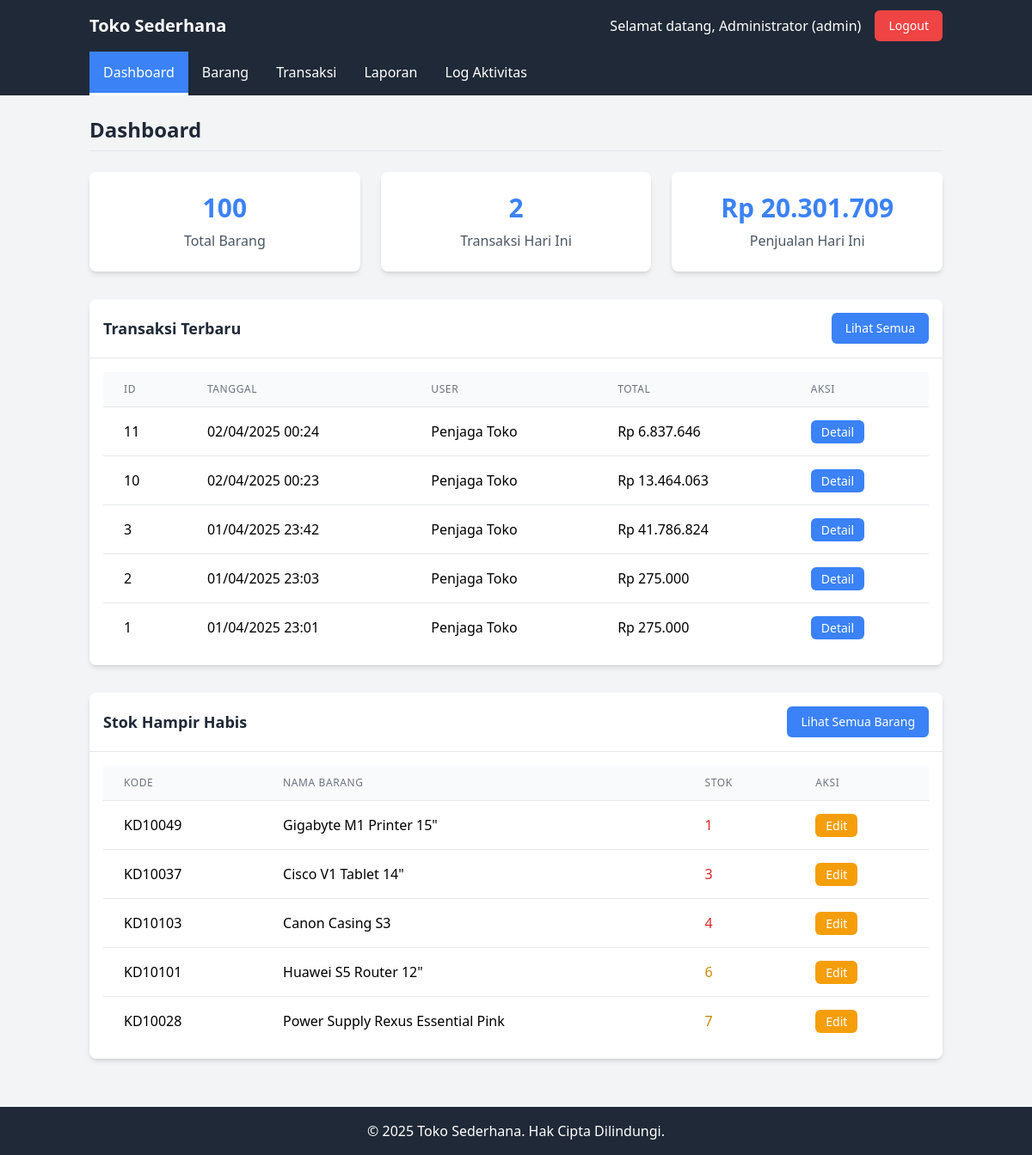
/index.php (signed in), run on the app's committed database.
### tables this page shows
CREATE TABLE `transaksi` (
  `id` int NOT NULL,
  `tanggal` datetime NOT NULL,
  `user_id` int NOT NULL,
  `total` decimal(10,2) NOT NULL,
  `created_at` timestamp NULL DEFAULT CURRENT_TIMESTAMP
);

CREATE TABLE `users` (
  `id` int NOT NULL,
  `username` varchar(50) NOT NULL,
  `password` varchar(255) NOT NULL,
  `nama` varchar(100) NOT NULL,
  `role` enum('admin','penjaga') NOT NULL,
  `created_at` timestamp NULL DEFAULT CURRENT_TIMESTAMP,
  `remember_token` varchar(64) DEFAULT NULL
);

CREATE TABLE `barang` (
  `id` int NOT NULL,
  `kode` varchar(20) NOT NULL,
  `nama` varchar(100) NOT NULL,
  `stok` int NOT NULL DEFAULT '0',
  `harga` decimal(10,2) NOT NULL,
  `created_at` timestamp NULL DEFAULT CURRENT_TIMESTAMP,
  `updated_at` timestamp NULL DEFAULT CURRENT_TIMESTAMP ON UPDATE CURRENT_TIMESTAMP
);

### index.php (the view, shortened to what this page needs)
<?php
require_once 'db.php';
include 'header.php';
$query_barang = "SELECT COUNT(*) as total FROM barang";
$result_barang = mysqli_query($conn, $query_barang);
$total_barang = mysqli_fetch_assoc($result_barang)['total'];
$today = date('Y-m-d');
$query_transaksi = "SELECT COUNT(*) as total FROM transaksi WHERE DATE(tanggal) = '$today'";
$result_transaksi = mysqli_query($conn, $query_transaksi);
$transaksi_hari_ini = mysqli_fetch_assoc($result_transaksi)['total'];
$query_total = "SELECT SUM(total) as total_penjualan FROM transaksi WHERE DATE(tanggal) = '$today'";
$result_total = mysqli_query($conn, $query_total);
$total_penjualan = mysqli_fetch_assoc($result_total)['total_penjualan'];
$query_terbaru = "SELECT t.id, t.tanggal, t.total, u.nama as user
                 FROM transaksi t
                 JOIN users u ON t.user_id = u.id
                 ORDER BY t.tanggal DESC
                 LIMIT 5";
$result_terbaru = mysqli_query($conn, $query_terbaru);
$query_stok = "SELECT kode, nama, stok FROM barang WHERE stok < 10 ORDER BY stok ASC LIMIT 5";
$result_stok = mysqli_query($conn, $query_stok);
?>
<h1 class="text-2xl font-bold text-gray-800 mb-6 pb-2 border-b border-gray-200">Dashboard</h1>
<div class="grid grid-cols-1 md:grid-cols-3 gap-6 mb-8">
    <div class="bg-white rounded-lg shadow-md p-6 flex flex-col items-center justify-center hover:shadow-lg transition duration-300">
        <div class="text-3xl font-bold text-primary mb-2"><?php echo $total_barang; ?></div>
        <div class="text-gray-600">Total Barang</div>
    </div>
    <div class="bg-white rounded-lg shadow-md p-6 flex flex-col items-center justify-center hover:shadow-lg transition duration-300">
        <div class="text-3xl font-bold text-primary mb-2"><?php echo $transaksi_hari_ini; ?></div>
        <div class="text-gray-600">Transaksi Hari Ini</div>
    </div>
    <div class="bg-white rounded-lg shadow-md p-6 flex flex-col items-center justify-center hover:shadow-lg transition duration-300">
        <div class="text-3xl font-bold text-primary mb-2">Rp <?php echo number_format($total_penjualan, 0, ',', '.'); ?></div>
        <div class="text-gray-600">Penjualan Hari Ini</div>
    </div>
</div>
<div class="bg-white rounded-lg shadow-md overflow-hidden mb-8">
    <div class="flex justify-between items-center p-4 border-b border-gray-200">
        <h2 class="text-lg font-semibold text-gray-800">Transaksi Terbaru</h2>
        <a href="transaksi/list.php" class="bg-primary hover:bg-blue-600 text-white px-4 py-2 rounded-md text-sm transition duration-300">Lihat Semua</a>
    </div>
    <div class="p-4 overflow-x-auto">
        <table class="min-w-full divide-y divide-gray-200">
            <thead class="bg-gray-50">
                <tr>
                    <th class="px-6 py-3 text-left text-xs font-medium text-gray-500 uppercase tracking-wider">ID</th>
                    <th class="px-6 py-3 text-left text-xs font-medium text-gray-500 uppercase tracking-wider">Tanggal</th>
                    <th class="px-6 py-3 text-left text-xs font-medium text-gray-500 uppercase tracking-wider">User</th>
                    <th class="px-6 py-3 text-left text-xs font-medium text-gray-500 uppercase tracking-wider">Total</th>
                    <th class="px-6 py-3 text-left text-xs font-medium text-gray-500 uppercase tracking-wider">Aksi</th>
                </tr>
            </thead>
            <tbody class="bg-white divide-y divide-gray-200">
                <?php if (mysqli_num_rows($result_terbaru) > 0): ?>
                    <?php while ($row = mysqli_fetch_assoc($result_terbaru)): ?>
                        <tr class="hover:bg-gray-50">
                            <td class="px-6 py-4 whitespace-nowrap"><?php echo $row['id']; ?></td>
                            <td class="px-6 py-4 whitespace-nowrap"><?php echo date('d/m/Y H:i', strtotime($row['tanggal'])); ?></td>
                            <td class="px-6 py-4 whitespace-nowrap"><?php echo $row['user']; ?></td>
                            <td class="px-6 py-4 whitespace-nowrap">Rp <?php echo number_format($row['total'], 0, ',', '.'); ?></td>
                            <td class="px-6 py-4 whitespace-nowrap">
                                <a href="transaksi/detail.php?id=<?php echo $row['id']; ?>" class="bg-info hover:bg-blue-600 text-white px-3 py-1 rounded-md text-sm transition duration-300">Detail</a>
                            </td>
                        </tr>
                    <?php endwhile; ?>
                <?php else: ?>
                    <tr>
                        <td colspan="5" class="px-6 py-4 text-center text-gray-500">Belum ada transaksi</td>
                    </tr>
                <?php endif; ?>
            </tbody>
        </table>
    </div>
</div>
<div class="bg-white rounded-lg shadow-md overflow-hidden mb-8">
    <div class="flex justify-between items-center p-4 border-b border-gray-200">
        <h2 class="text-lg font-semibold text-gray-800">Stok Hampir Habis</h2>
        <a href="barang/list.php" class="bg-primary hover:bg-blue-600 text-white px-4 py-2 rounded-md text-sm transition duration-300">Lihat Semua Barang</a>
    </div>
    <div class="p-4 overflow-x-auto">
        <table class="min-w-full divide-y divide-gray-200">
            <thead class="bg-gray-50">
                <tr>
                    <th class="px-6 py-3 text-left text-xs font-medium text-gray-500 uppercase tracking-wider">Kode</th>
                    <th class="px-6 py-3 text-left text-xs font-medium text-gray-500 uppercase tracking-wider">Nama Barang</th>
                    <th class="px-6 py-3 text-left text-xs font-medium text-gray-500 uppercase tracking-wider">Stok</th>
                    <th class="px-6 py-3 text-left text-xs font-medium text-gray-500 uppercase tracking-wider">Aksi</th>
                </tr>
            </thead>
            <tbody class="bg-white divide-y divide-gray-200">
                <?php if (mysqli_num_rows($result_stok) > 0): ?>
                    <?php while ($row = mysqli_fetch_assoc($result_stok)): ?>
                        <tr class="hover:bg-gray-50">
                            <td class="px-6 py-4 whitespace-nowrap"><?php echo $row['kode']; ?></td>
                            <td class="px-6 py-4 whitespace-nowrap"><?php echo $row['nama']; ?></td>
                            <td class="px-6 py-4 whitespace-nowrap">
                                <span class="<?php echo $row['stok'] <= 5 ? 'text-red-600 font-medium' : 'text-yellow-600'; ?>">
                                    <?php echo $row['stok']; ?>
                                </span>
                            </td>
                            <td class="px-6 py-4 whitespace-nowrap">
                                <a href="barang/edit.php?id=<?php
                                    $kode_barang = $row['kode'];
                                    $query_id = "SELECT id FROM barang WHERE kode = '$kode_barang'";
                                    $result_id = mysqli_query($conn, $query_id);
                                    $id_barang = mysqli_fetch_assoc($result_id)['id'];
                                    echo $id_barang;
                                ?>" class="bg-warning hover:bg-yellow-600 text-white px-3 py-1 rounded-md text-sm transition duration-300">Edit</a>
                            </td>
                        </tr>
                    <?php endwhile; ?>
                <?php else: ?>
                    <tr>
                        <td colspan="4" class="px-6 py-4 text-center text-gray-500">Tidak ada barang dengan stok menipis</td>
                    </tr>
                <?php endif; ?>
            </tbody>
        </table>
    </div>
</div>
<?php
include 'footer.php';
?>

### header.php (shortened to what this page needs)
<?php
$request_uri = $_SERVER['REQUEST_URI'];
$base_path = '';
if (strpos($request_uri, '/barang/') !== false ||
    strpos($request_uri, '/transaksi/') !== false ||
    strpos($request_uri, '/laporan/') !== false ||
    strpos($request_uri, '/log/') !== false) {
    $base_path = '../';
} else {
    $base_path = '';
}
?>
<!DOCTYPE html>
<html lang="id">
<head>
    <script src="https://cdn.tailwindcss.com"></script>
</head>
<body class="bg-gray-100 min-h-screen flex flex-col">
    <header class="bg-dark text-white shadow-md">
        <div class="container mx-auto px-4 py-3 flex justify-between items-center">
            <div class="text-xl font-bold">
                <a href="<?php echo $base_path; ?>index.php" class="hover:text-gray-300 transition duration-300">Toko Sederhana</a>
            </div>
            <div class="flex items-center space-x-4">
                <span>Selamat datang, <?php echo $_SESSION['nama']; ?> (<?php echo $_SESSION['role']; ?>)</span>
                <a href="<?php echo $base_path; ?>logout.php" class="bg-danger hover:bg-red-600 text-white px-4 py-2 rounded-md text-sm transition duration-300">Logout</a>
            </div>
        </div>
    </header>
    <nav class="bg-gray-800 text-white">
        <div class="container mx-auto px-4">
            <ul class="flex flex-wrap">
                <?php if ($_SESSION['role'] == 'penjaga'): ?>
                    <li><a href="<?php echo $base_path; ?>transaksi/list.php" class="block px-4 py-3 hover:bg-gray-700 transition duration-300">Transaksi</a></li>
                    <li><a href="<?php echo $base_path; ?>transaksi/tambah.php" class="block px-4 py-3 hover:bg-gray-700 transition duration-300">Transaksi Baru</a></li>
                    <li><a href="<?php echo $base_path; ?>barang/list.php" class="block px-4 py-3 hover:bg-gray-700 transition duration-300">Daftar Barang</a></li>
                    <li><a href="<?php echo $base_path; ?>index.php" class="block px-4 py-3 hover:bg-gray-700 transition duration-300">Dashboard</a></li>
                <?php else: ?>
                    <li><a href="<?php echo $base_path; ?>index.php" class="block px-4 py-3 hover:bg-gray-700 transition duration-300">Dashboard</a></li>
                    <li><a href="<?php echo $base_path; ?>barang/list.php" class="block px-4 py-3 hover:bg-gray-700 transition duration-300">Barang</a></li>
                    <li><a href="<?php echo $base_path; ?>transaksi/list.php" class="block px-4 py-3 hover:bg-gray-700 transition duration-300">Transaksi</a></li>
                    <li><a href="<?php echo $base_path; ?>laporan/laporan.php" class="block px-4 py-3 hover:bg-gray-700 transition duration-300">Laporan</a></li>
                    <li><a href="<?php echo $base_path; ?>log/log.php" class="block px-4 py-3 hover:bg-gray-700 transition duration-300">Log Aktivitas</a></li>
                <?php endif; ?>
            </ul>
        </div>
    </nav>
    <main class="flex-grow">
        <div class="container mx-auto px-4 py-6">

### footer.php (shortened to what this page needs)
        </div>
    </main>
    <footer class="bg-dark text-white py-4 mt-auto">
        <div class="container mx-auto px-4 text-center">
            <p>&copy; <?php echo date('Y'); ?> Toko Sederhana. Hak Cipta Dilindungi.</p>
        </div>
    </footer>
</body>
</html>

### header.php (style rules this page uses)
nav ul li a.active, nav ul li a.bg-primary { border-bottom: 3px solid white; }

### data on the page
transaksi: id "11", tanggal "02/04/2025 00:24", user.nama "Penjaga Toko", total "6.837.646"
transaksi: id "10", tanggal "02/04/2025 00:23", user.nama "Penjaga Toko", total "13.464.063"
transaksi: id "3", tanggal "01/04/2025 23:42", user.nama "Penjaga Toko", total "41.786.824"
transaksi: id "2", tanggal "01/04/2025 23:03", user.nama "Penjaga Toko", total "275.000"
transaksi: id "1", tanggal "01/04/2025 23:01", user.nama "Penjaga Toko", total "275.000"
barang: kode "KD10049", nama "Gigabyte M1 Printer 15\"", stok "1"
barang: kode "KD10037", nama "Cisco V1 Tablet 14\"", stok "3"
barang: kode "KD10103", nama "Canon Casing S3", stok "4"
barang: kode "KD10101", nama "Huawei S5 Router 12\"", stok "6"
barang: kode "KD10028", nama "Power Supply Rexus Essential Pink", stok "7"

### other printed values
$_SESSION['nama'] "Administrator"
$_SESSION['role'] "admin"
$total_barang "100"
$transaksi_hari_ini "2"
$total_penjualan "20.301.709"
